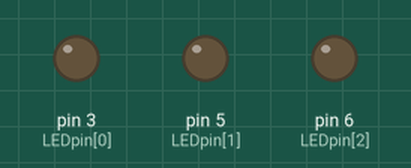
The sketch below on a simulated Arduino Uno, built with avr-gcc and run on an emulated ATmega328P. Parts: output pins drawn as LEDs (lit = HIGH).

Above: at 0.15 s.
At 16.07 s:
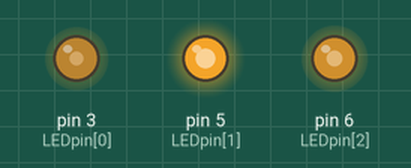
Timing chart, 0 to 16.0 s (numbered marks = the images above):
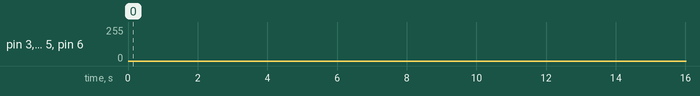

The sketch:

misc_fade_in_and_out_3_LEDs_each_at_a_different_stage.ino
```cpp
//fade in and out 3 LEDs each at a different stage

int LEDpin[] = {3, 5, 6};
int fadeAmount = 1;
int brightness[] = {0, 125, 255};

enum {UP, DOWN};

int dimDirection[] = {UP, UP, DOWN};

unsigned long fadeSpeed[] = {};
unsigned long previousMillis;

void setup() {
  Serial.begin(9600); //uncomment for testing
  for (int i = 0; i < 3; i++) {
    pinMode(LEDpin[i], OUTPUT);
    analogWrite(LEDpin[i], 0);
  }
}

void loop() {
  dimLEDs();
}

void dimLEDs() {
  for (int i = 0; i < 3; i++) {
    if (brightness[i] == 255 && dimDirection[i] == UP) {
      dimDirection[i] = DOWN;
    } else if (brightness[i] == 0 && dimDirection[i] == DOWN) {
      dimDirection[i] = UP;
    }
    if (dimDirection[i] == UP) {
      brightness[i] = brightness[i] + fadeAmount;
    } else if (dimDirection[i] == DOWN) {
      brightness[i] = brightness[i] - fadeAmount;
    }
    analogWrite(LEDpin[i], brightness[i]);
    delay(2);
  }
}
```
